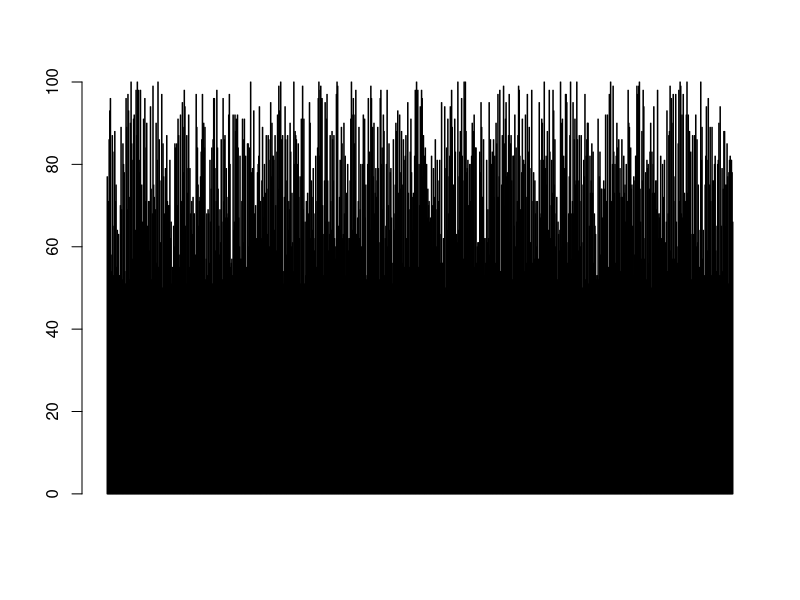
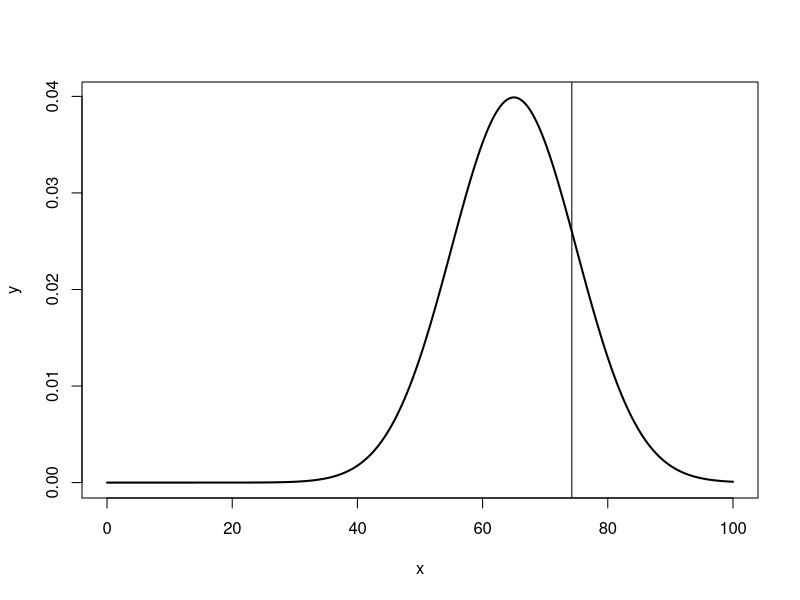
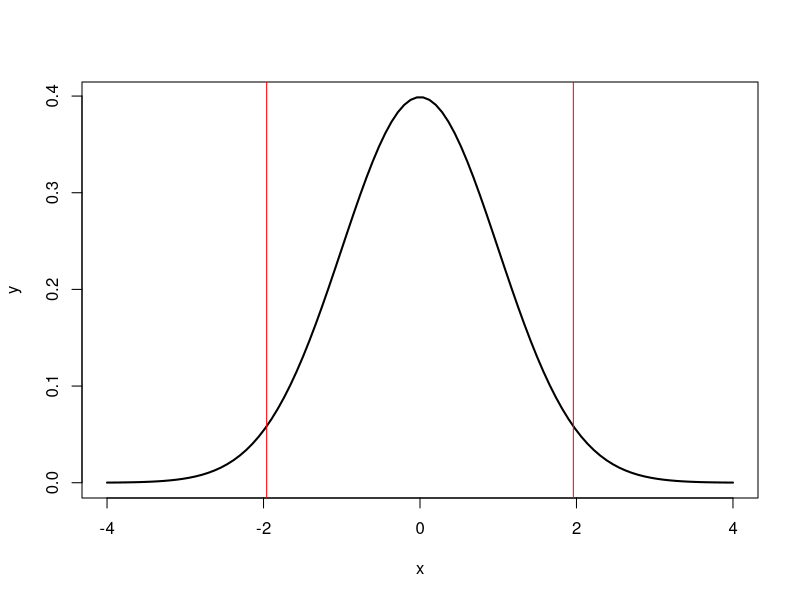
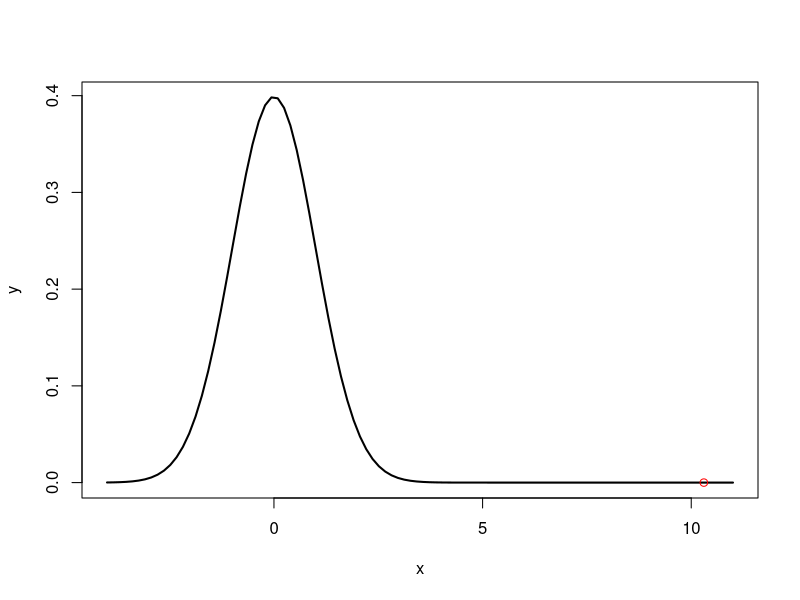

Source code (R) for these figures, in order:
## ---- chunk 1
knitr::opts_chunk$set(fig.path='README_figs/README-')
set.seed(1234)
## ---- chunk 2
scores <- sample(50:100, 1000, replace=T)
bp <- barplot(scores)
school_mean <- mean(scores)
## ---- chunk 3
paste0('The mean test score for this school was ', mean(school_mean), '%')
## ---- chunk 4
school_sample <- sample(scores, 250, replace = T)
sample_mean <- mean(school_sample)

pop_mean <- 65 

x <- seq(0, 100, length=1000)
y <- dnorm(x, mean=65, sd=10)

n <- plot(x, y, type='l', lwd=2)
abline(v=sample_mean)
## ---- chunk 5
x <- seq(-4, 4, length=100)
y <- dnorm(x)

n <- plot(x, y, type='l', lwd=2)
abline(v=-1.96, col='red')
abline(v=1.96, col='red')
## ---- chunk 6
z <- (sample_mean-pop_mean) / (sd(school_sample)/sqrt(250))

pnorm(z)
## ---- chunk 7
x <- seq(-4, 11, length=100)
y <- dnorm(x)

n <- plot(x, y, type='l', lwd=2)
points(x=z, y=0, col='red')
